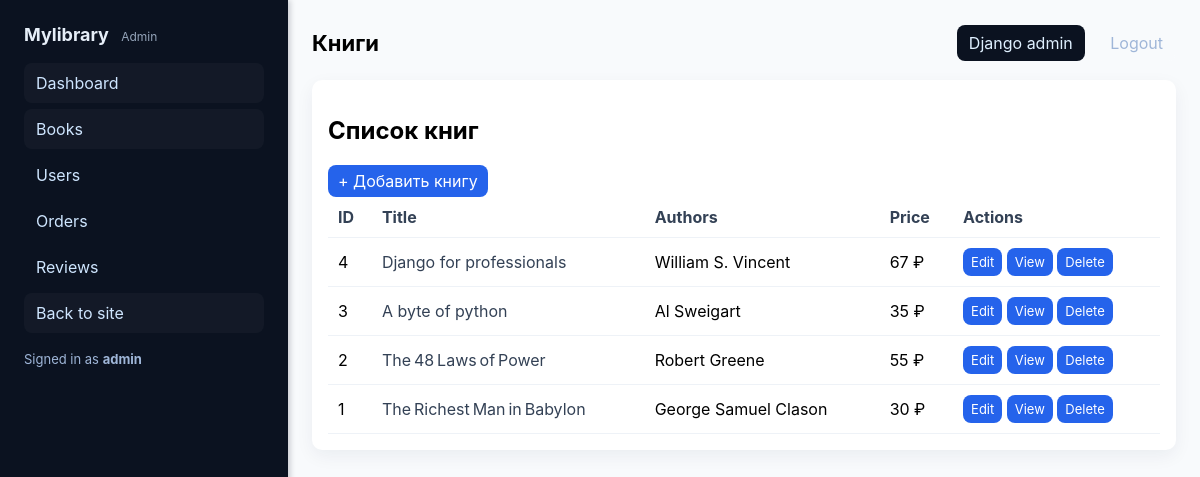
/adminpanel/books/ (signed in), run on an earlier commit of the app's database.
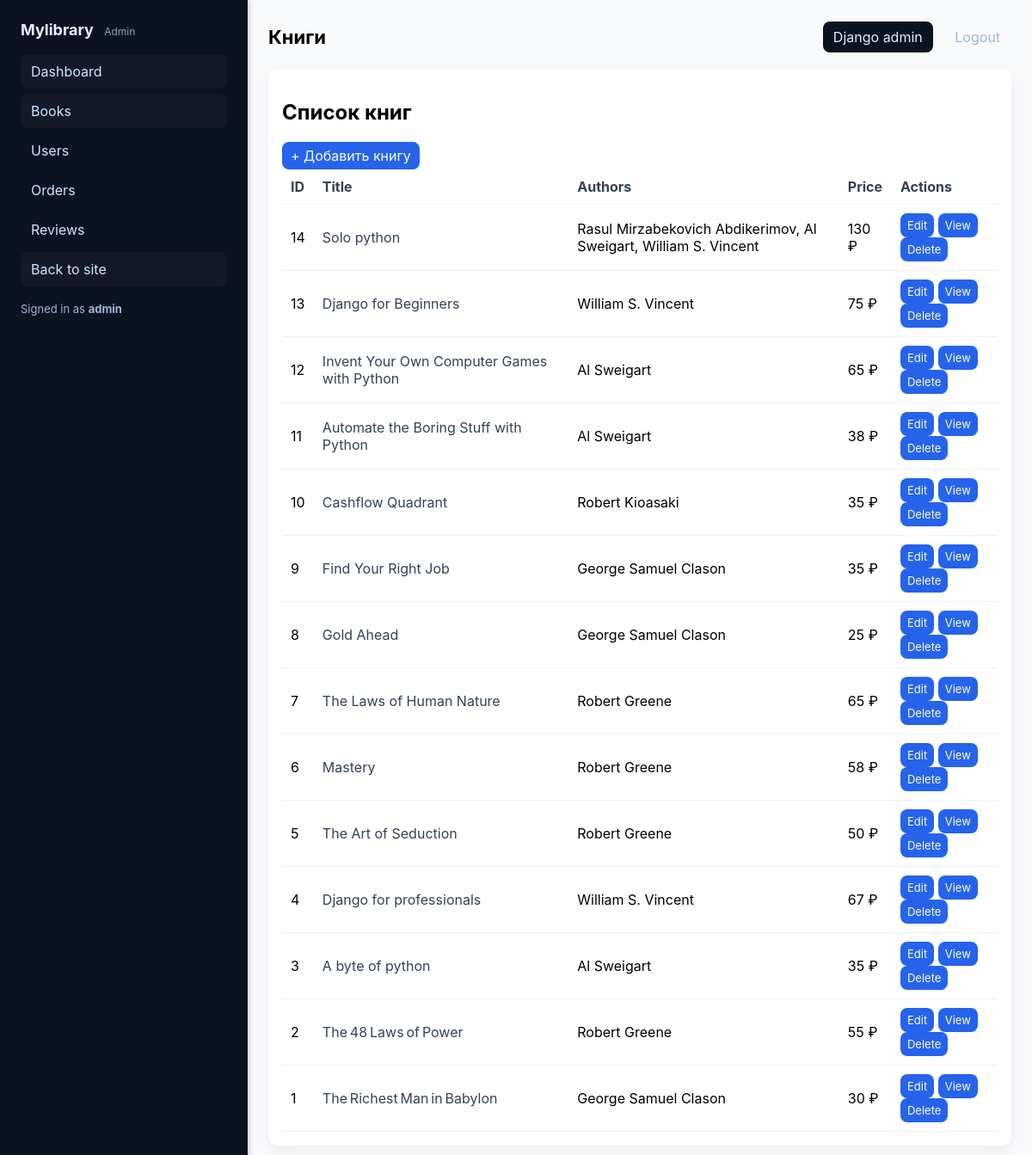
And on a later commit of the database.
### shop/models.py (models this page shows, shortened)
class Book(models.Model):
    title = models.CharField(max_length=100,
                             verbose_name='Названия книги:')
    description = models.TextField(verbose_name='Описания книги:')
    pub_date = models.CharField(verbose_name='Дата публикации:',max_length=4,help_text='Формат: ГГГГ')
    price = models.IntegerField(verbose_name='Цена книги:')
    photo = models.ImageField(upload_to='books/', verbose_name='Фото книги:')
    genres = models.ManyToManyField(Genres, verbose_name='Жанр книги:')
    languages = models.ManyToManyField(Languages, verbose_name='Язык книги:')
    authors = models.ManyToManyField(Authors, verbose_name='Автор книги:')

class Authors(models.Model):
    full_name = models.CharField(max_length=100,
                                 verbose_name='ФИО автора:')
    birth_date = models.CharField(max_length=100,
                                  verbose_name='Дата рождения автора:',help_text='Формат: ДД.ММ.ГГГГ')
    country = models.ForeignKey(Countries, on_delete=models.CASCADE,
                                verbose_name='Страна автора:')
    photo = models.ImageField(upload_to='authors/',
                              verbose_name='Фото автора:')
    biography = models.TextField(verbose_name='Биография автора:')
    review = models.ManyToManyField('Review', verbose_name='Отзывы об авторе:', blank=True)

### adminpanel/views.py (the view)
	def _wrapped(request, *args, **kwargs):
		if not request.user.is_authenticated:
			return redirect('login')
		if not request.user.is_staff:
			return redirect('homepage')
		return view_func(request, *args, **kwargs)

### adminpanel/views.py (called while the page is built)
def _staff_required(view_func):
	def _wrapped(request, *args, **kwargs):
		if not request.user.is_authenticated:
			return redirect('login')
		if not request.user.is_staff:
			return redirect('homepage')
		return view_func(request, *args, **kwargs)
	return _wrapped

@_staff_required
def books_list(request):
	books = Book.objects.all().order_by('-id')
	return render(request, 'adminpanel/books.html', {'books': books})

### templates/adminpanel/books.html (shortened to what this page needs)
{% extends 'adminpanel/base.html' %}
{% block header %}Книги{% endblock %}
{% block content %}
<div class="panel">
    <div class="mb-4 flex justify-between items-center">
        <h2 class="m-0">Список книг</h2>
        <a href="{% url 'adminpanel:book_create' %}" class="btn">+ Добавить книгу</a>
    </div>
    <div class="table-wrap">
        <table>
            <thead>
                <tr>
                    <th>ID</th>
                    <th>Title</th>
                    <th>Authors</th>
                    <th>Price</th>
                    <th>Actions</th>
                </tr>
            </thead>
            <tbody>
                {% for book in books %}
                <tr>
                    <td>{{ book.id }}</td>
                    <td><a href="{% url 'detail' book.id %}" class="muted-link">{{ book.title }}</a></td>
                    <td>{% for a in book.authors.all %}{{ a.full_name }}{% if not forloop.last %}, {% endif %}{% endfor %}</td>
                    <td>{{ book.price }} ₽</td>
                    <td>
                        <a href="{% url 'adminpanel:book_edit' book.id %}" class="btn small">Edit</a>
                        <a href="{% url 'detail' book.id %}" class="btn small muted">View</a>
                        <a href="{% url 'adminpanel:book_delete' book.id %}" class="btn small muted">Delete</a>
                    </td>
                </tr>
                {% endfor %}
            </tbody>
        </table>
    </div>
</div>
{% endblock %}

What changed in the data, as far as the page shows it:
added Book: id "14", title "Solo python", price "130", Authors (full_name "Al Sweigart"), Authors (full_name "William S. Vincent")
now on this page (row unchanged): Authors: full_name "Rasul Mirzabekovich Abdikerimov", shown under "14"
added Book: id "13", title "Django for Beginners", price "75", Authors (full_name "William S. Vincent")
added Book: id "12", title "Invent Your Own Computer Games with Python", price "65", Authors (full_name "Al Sweigart")
added Book: id "11", title "Automate the Boring Stuff with Python", price "38", Authors (full_name "Al Sweigart")
added Book: id "10", title "Cashflow Quadrant", price "35"
now on this page (row unchanged): Authors: full_name "Robert Kioasaki", shown under "10"
added Book: id "9", title "Find Your Right Job", price "35", Authors (full_name "George Samuel Clason")
added Book: id "8", title "Gold Ahead", price "25", Authors (full_name "George Samuel Clason")
added Book: id "7", title "The Laws of Human Nature", price "65", Authors (full_name "Robert Greene")
added Book: id "6", title "Mastery", price "58", Authors (full_name "Robert Greene")
added Book: id "5", title "The Art of Seduction", price "50", Authors (full_name "Robert Greene")
